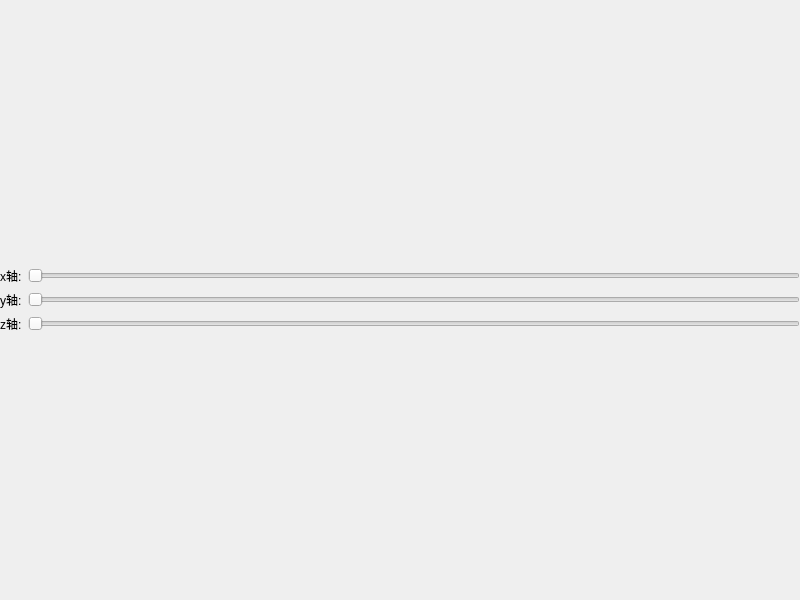
<?xml version="1.0" encoding="UTF-8"?>
<ui version="4.0">
 <class>MainWindow</class>
 <widget class="QMainWindow" name="MainWindow">
  <property name="enabled">
   <bool>true</bool>
  </property>
  <property name="geometry">
   <rect>
    <x>0</x>
    <y>0</y>
    <width>800</width>
    <height>600</height>
   </rect>
  </property>
  <property name="windowTitle">
   <string>MainWindow</string>
  </property>
  <widget class="QWidget" name="centralWidget">
   <property name="enabled">
    <bool>true</bool>
   </property>
   <layout class="QHBoxLayout" name="horizontalLayout_2">
    <property name="leftMargin">
     <number>0</number>
    </property>
    <property name="topMargin">
     <number>0</number>
    </property>
    <property name="rightMargin">
     <number>0</number>
    </property>
    <property name="bottomMargin">
     <number>0</number>
    </property>
    <item>
     <layout class="QVBoxLayout" name="verticalLayout" stretch="6,1">
      <item>
       <layout class="QVBoxLayout" name="openGlLayout">
        <property name="spacing">
         <number>6</number>
        </property>
       </layout>
      </item>
      <item>
       <layout class="QVBoxLayout" name="ctrlLayout">
        <item>
         <layout class="QHBoxLayout" name="zLayout">
          <item>
           <widget class="QLabel" name="zLabel">
            <property name="text">
             <string>x轴:</string>
            </property>
           </widget>
          </item>
          <item>
           <widget class="QSlider" name="zSlider">
            <property name="maximum">
             <number>360</number>
            </property>
            <property name="singleStep">
             <number>16</number>
            </property>
            <property name="pageStep">
             <number>16</number>
            </property>
            <property name="orientation">
             <enum>Qt::Horizontal</enum>
            </property>
           </widget>
          </item>
         </layout>
        </item>
        <item>
         <layout class="QHBoxLayout" name="xLayout">
          <item>
           <widget class="QLabel" name="xLabel">
            <property name="text">
             <string>y轴:</string>
            </property>
           </widget>
          </item>
          <item>
           <widget class="QSlider" name="xSlider">
            <property name="maximum">
             <number>360</number>
            </property>
            <property name="singleStep">
             <number>16</number>
            </property>
            <property name="pageStep">
             <number>16</number>
            </property>
            <property name="orientation">
             <enum>Qt::Horizontal</enum>
            </property>
           </widget>
          </item>
         </layout>
        </item>
        <item>
         <layout class="QHBoxLayout" name="yLayout">
          <item>
           <widget class="QLabel" name="yLabel">
            <property name="text">
             <string>z轴:</string>
            </property>
           </widget>
          </item>
          <item>
           <widget class="QSlider" name="ySlider">
            <property name="maximum">
             <number>360</number>
            </property>
            <property name="singleStep">
             <number>16</number>
            </property>
            <property name="pageStep">
             <number>16</number>
            </property>
            <property name="orientation">
             <enum>Qt::Horizontal</enum>
            </property>
           </widget>
          </item>
         </layout>
        </item>
       </layout>
      </item>
     </layout>
    </item>
   </layout>
  </widget>
 </widget>
 <layoutdefault spacing="6" margin="11"/>
 <resources/>
 <connections>
  <connection>
   <sender>zSlider</sender>
   <signal>valueChanged(int)</signal>
   <receiver>MainWindow</receiver>
   <slot>setXRotation(int)</slot>
   <hints>
    <hint type="sourcelabel">
     <x>482</x>
     <y>523</y>
    </hint>
    <hint type="destinationlabel">
     <x>263</x>
     <y>374</y>
    </hint>
   </hints>
  </connection>
  <connection>
   <sender>xSlider</sender>
   <signal>valueChanged(int)</signal>
   <receiver>MainWindow</receiver>
   <slot>setYRotation(int)</slot>
   <hints>
    <hint type="sourcelabel">
     <x>549</x>
     <y>551</y>
    </hint>
    <hint type="destinationlabel">
     <x>262</x>
     <y>331</y>
    </hint>
   </hints>
  </connection>
  <connection>
   <sender>ySlider</sender>
   <signal>valueChanged(int)</signal>
   <receiver>MainWindow</receiver>
   <slot>setZRotation(int)</slot>
   <hints>
    <hint type="sourcelabel">
     <x>596</x>
     <y>584</y>
    </hint>
    <hint type="destinationlabel">
     <x>261</x>
     <y>293</y>
    </hint>
   </hints>
  </connection>
 </connections>
 <slots>
  <slot>setXRotation(int)</slot>
  <slot>setYRotation(int)</slot>
  <slot>setZRotation(int)</slot>
 </slots>
</ui>
